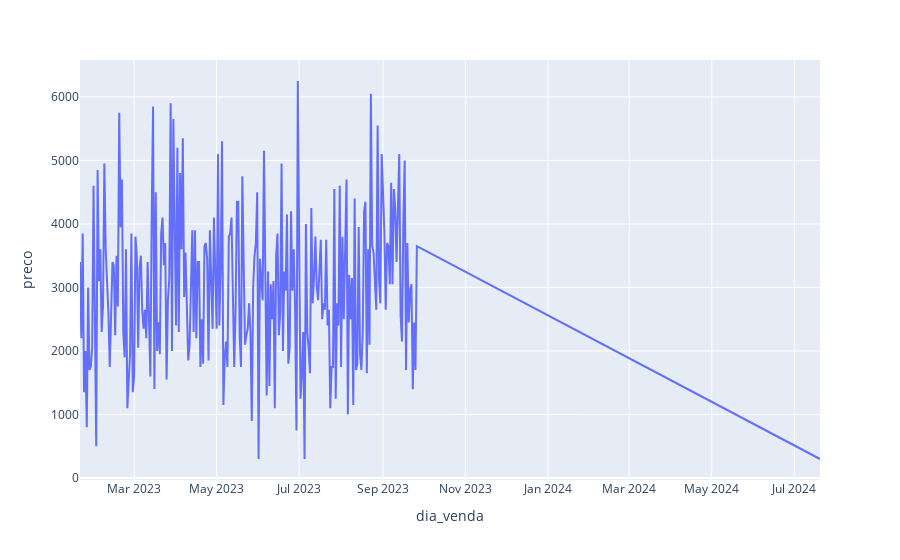

Here is the notebook cell this chart was saved with:
### Code cell
px.line(df_vendas_dia, y='preco')

### Figure 1 — Plotly figure (JSON) as saved in the notebook; plotly's stock layout.template omitted (floating-point values rounded to 4 significant figures; data arrays with more than 128 entries replaced by an {"elided": "..."} marker saying what was removed)
{"data": [{"hovertemplate": "dia_venda=%{x}<br>preco=%{y}<extra></extra>", "legendgroup": "", "line": {"color": "#636efa", "dash": "solid"}, "marker": {"symbol": "circle"}, "mode": "lines", "name": "", "orientation": "v", "showlegend": false, "type": "scatter", "x": {"elided": "251 str values"}, "xaxis": "x", "y": {"elided": "251 int values"}, "yaxis": "y"}], "layout": {"legend": {"tracegroupgap": 0}, "margin": {"t": 60}, "xaxis": {"anchor": "y", "domain": [0, 1], "title": {"text": "dia_venda"}}, "yaxis": {"anchor": "x", "domain": [0, 1], "title": {"text": "preco"}}}}
